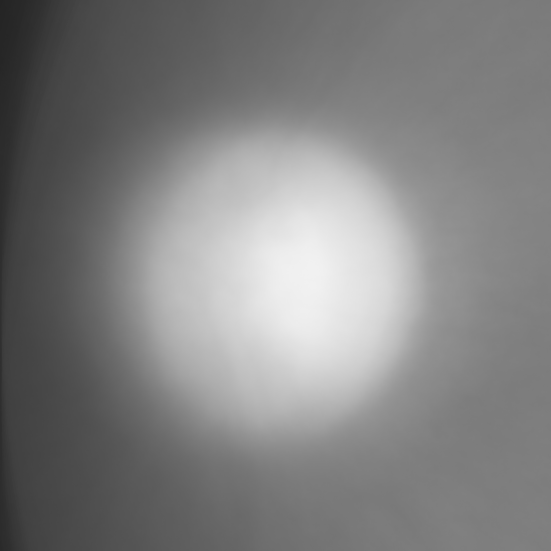
#> input picture Code/Templates/ROItemplateRed.png, 551 x 551 px, found by its file name
$ jupyter execute --allow-errors Localization_Notebook.ipynb   (shell and % lines are left out)
#> lines starting #> are read from the running program, lines starting #| are printed output that depends on the picture
[cell 1]
from google.colab import drive
drive.mount('/content/gdrive')

# Initialization

[cell 2]
import cv2
import csv
import os
import math
import numpy as np
import pandas as pd
from matplotlib import pyplot as plt
from tqdm.notebook import tqdm
from skimage.segmentation import slic
from skimage.segmentation import mark_boundaries
import random
from ipywidgets import interact
from sklearn.preprocessing import Normalizer
import pickle
from skimage.segmentation import active_contour
from skimage.filters import gaussian
from skimage.transform import hough_ellipse
from skimage.draw import ellipse_perimeter
import time
from sklearn.decomposition import PCA
from sklearn import svm
from sklearn.metrics import roc_auc_score
from sklearn.metrics import accuracy_score, precision_score, recall_score, f1_score
from sklearn.preprocessing import StandardScaler
from sklearn.model_selection import train_test_split
import skimage
from skimage.transform import resize
import tensorflow as tf
from PIL import Image
from IPython.display import clear_output

#> (a cell that did not finish here is left out)

#> (a cell that did not finish here is left out)

[cell 5]
# Load Optic Disc Image Templates
image_R = cv2.imread('/content/gdrive/My Drive/Drive Tugas Akhir/Kode/Template/ROItemplateRed.png', 0)
#> image_R is the input picture: shape (551, 551); min 36, max 241, mean 129.2
image_G = cv2.imread('/content/gdrive/My Drive/Drive Tugas Akhir/Kode/Template/ROItemplateGreen.png', 0)
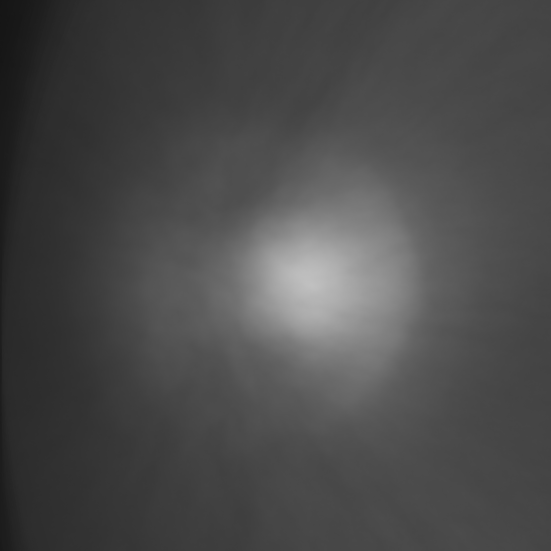
#> input picture Code/Templates/ROItemplateGreen.png, 551 x 551 px, found by its file name
#> image_G is the input picture: shape (551, 551); min 21, max 192, mean 74.6
image_B = cv2.imread('/content/gdrive/My Drive/Drive Tugas Akhir/Kode/Template/ROItemplateBlue.png', 0)
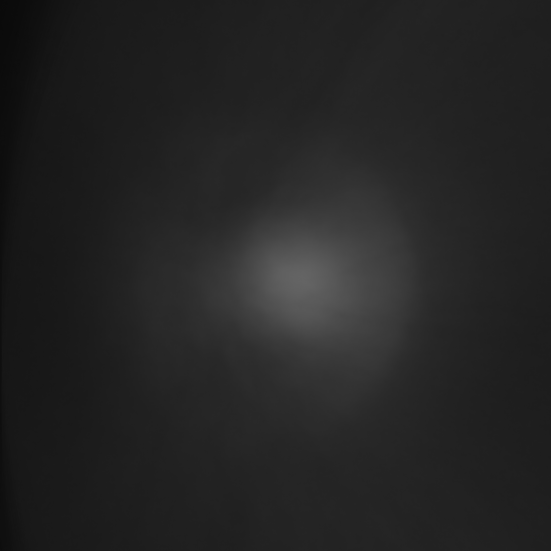
#> input picture Code/Templates/ROItemplateBlue.png, 551 x 551 px, found by its file name
#> image_B is the input picture: shape (551, 551); min 10, max 100, mean 36.2
image_templates = [image_R, image_G, image_B]


# This templates is for histogram template matching method (Privous method from Mvoulana, et al)
#> (the rest of this cell did not finish here and is left out)

# Localization Main Function

[cell 6]
# [107 lines left out: functions extract_BR_map, padding, image_template_matching, not called in this run]

[cell 7]
# [70 lines left out: function OD_Localization, not called in this run]

# Secondary Function

[cell 8]
def index_shuffle(f, random_state=4):
  ix_dr_gl = np.array(list(range(0, 32)))
  ix_dr_n = np.array(list(range(32, 50)))
  ix_re_gl = np.array(list(range(50, 90)))
  ix_re_n = np.array(list(range(90, 450)))

  random.Random(random_state).shuffle(ix_dr_gl)
  random.Random(random_state).shuffle(ix_dr_n)
  random.Random(random_state).shuffle(ix_re_gl)
  random.Random(random_state).shuffle(ix_re_n)
  # test_size = 1/k
  # [x*test_size for x in list(range(0, 33, test_size*32))]
  dr_gl = np.array([0, 6, 12, 18, 25, 32]) # portion of each fold for drishti-glaucoma data
  dr_n = np.array([0, 3, 6, 10, 14, 18]) # portion of each fold for drishti-normal data
  re_gl = np.array([0, 8, 16, 24, 32, 40]) # portion of each fold for refuge-glaucoma data
  re_n = np.array([0, 72, 144, 216, 288, 360]) # portion of each fold for refuge-normal data

  i = f - 1
  # meta-index for train data
  tr_dr_gl = list(range(dr_gl[i])) + list(range(dr_gl[i+1], 32))
  tr_dr_n = list(range(dr_n[i])) + list(range(dr_n[i+1], 18))
  tr_re_gl = list(range(re_gl[i])) + list(range(re_gl[i+1], 40))
  tr_re_n = list(range(re_n[i])) + list(range(re_n[i+1], 360))

  # meta-index for test data
  te_dr_gl = list(range(dr_gl[i], dr_gl[i+1]))
  te_dr_n = list(range(dr_n[i], dr_n[i+1]))
  te_re_gl = list(range(re_gl[i], re_gl[i+1]))
  te_re_n = list(range(re_n[i], re_n[i+1]))

  ix_train = np.concatenate((ix_dr_gl[tr_dr_gl], ix_dr_n[tr_dr_n],
                               ix_re_gl[tr_re_gl], ix_re_n[tr_re_n]))
  ix_test = np.concatenate((ix_dr_gl[te_dr_gl], ix_dr_n[te_dr_n],
                              ix_re_gl[te_re_gl],  ix_re_n[te_re_n]))

  random.Random(random_state).shuffle(ix_train)
  random.Random(random_state).shuffle(ix_test)


  return ix_train, ix_test

[cell 9]
def index_shuffle_temp(ix_train, num_sample, random_state=4):
    ix_dr_gl = np.array([idx for idx in ix_train if idx < 32])
    ix_dr_n = np.array([idx for idx in ix_train if idx >= 32 and idx < 50])
    ix_re_gl = np.array([idx for idx in ix_train if idx >= 50 and idx < 90])
    ix_re_n = np.array([idx for idx in ix_train if idx >= 90 and idx < 450])

    random.Random(random_state).shuffle(ix_dr_gl)
    random.Random(random_state).shuffle(ix_dr_n)
    random.Random(random_state).shuffle(ix_re_gl)
    random.Random(random_state).shuffle(ix_re_n)
    portion = num_sample/len(ix_train)
    ix_dr_gl = ix_dr_gl[:int(len(ix_dr_gl)*portion)]
    ix_dr_n = ix_dr_n[:int(len(ix_dr_n)*portion)]
    ix_re_gl = ix_re_gl[:int(len(ix_re_gl)*portion)]
    ix_re_n = ix_re_n[:int(len(ix_re_n)*portion)]
    idx = np.concatenate((ix_dr_gl, ix_dr_n, ix_re_gl, ix_re_n))
    random.Random(random_state).shuffle(idx)
    non_idx = list(set(idx).symmetric_difference(set(list(range(0, 450)))))
    return idx, non_idx

[cell 10]
# Fungsi untuk mengekstrak TP, TN, FP, FN dari input yang berbeda
# input : ground truth dan prediksi. kedua objek tersebut harus sama sizenya (uint8)
# output : TP, TN, FP, FN

# [17 lines left out: function checkROI, not called in this run]

[cell 11]
#make image template
# [83 lines left out: function build_template, not called in this run]

[cell 12]
# [10 lines left out: function maxima, not called in this run]

[cell 13]
# Replication of OD Localization by Zhang, et al.
# [20 lines left out: function zhang_localization, not called in this run]

[cell 14]
# Replication of OD Localization by Mvoulana, et al.
# [81 lines left out: functions extractcentroids, bright_detection, correlation_form, histogram_template_matching, not called in this run]

[cell 15]
# [11 lines left out: function ekstrakROI, not called in this run]

[cell 16]
# [32 lines left out: function rectfromcenter, not called in this run]

#  Localization Showcase

[cell 17]
# Fungsi ini hanya digunakan untuk menampilkan hasil lokalisasi
# [27 lines left out: function try_localization, not called in this run]

#> (the rest of this cell did not finish here and is left out)

# Build Template

[cell 18]
ix_train, ix_test = index_shuffle(f=2, random_state=4)
ix_temp, non_temp = index_shuffle_temp(ix_train, num_sample=100)

#> (a cell that did not finish here is left out)

# Parameter tunning dan Evaluasi Algoritma Lokalisasi

[cell 20]
ix_train, ix_test = index_shuffle(f=2, random_state=4)

#> (a cell that did not finish here is left out)

[cell 22]
plt.figure(figsize=(15, 5))
#> (this line was passed over: IPython is not available in this run)
